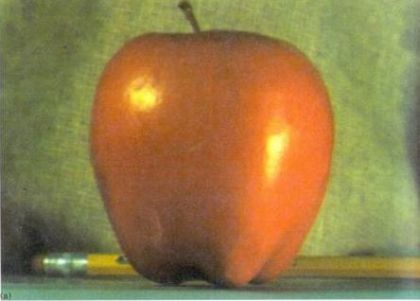
%> input picture Computer-Vision/paradoteo_CV_1-PYRAMIDS/apple.jpg, 420 x 301 px
$ octave dimiourgia_gkaousianis_pyramidas_erwthma_4.m   (GNU Octave 9; MATLAB toolbox functions it lacks are replaced by stand-ins)
%> lines starting %> are read from the running program, lines starting %| are printed output that depends on the picture
% 1Η ΠΕΡΙΠΤΩΣΗ: ΕΙΚΟΝΑ

% Load the image
fruit = imread('apple.jpg');
%> fruit is the input picture: size 301x420x3 uint8; mean R, G, B 147.5, 123.8, 72.9

% αριθμός επιπέδων πυραμίδας
num_levels = 8;

% αρχικοποίηση Gaussian pyramid
pyramid = cell(1, num_levels);
pyramid{1} = fruit;

% ορισμός του Gaussian kernel
gaussian_kernel = fspecial('gaussian', [5, 5], 1);

% κατασκευή Gaussian pyramid
for lvl = 2:num_levels
    % συνέλιξη της εικόνας με το gaussian kernel
    smoothed_image = imfilter(pyramid{lvl-1}, gaussian_kernel, 'replicate');

    % υπο-δειγματοληψία της smoothed εικόνας με χρήση του kronecker γινομένου
    downsampled_image = smoothed_image(1:2:end, 1:2:end, :);

    % αποθηκευση της downsampled εικόνας
    pyramid{lvl} = downsampled_image;
end
%> this loop made 7 passes
%> pass 2, `downsampled_image = smoothed_image(1:2:end, 1:2:end, :);`:
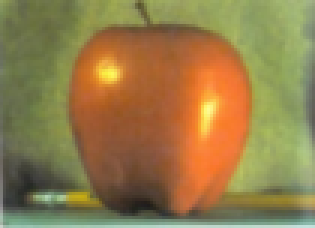
%> downsampled_image: size 76x105x3 uint8 (shown 3 times larger); mean R, G, B 147.7, 124.5, 73.8
%> after the loop, pyramid = 8 items


% αναπαράσταση των πυραμίδων και της εικόνας σε κάθε πυραμίδα
for lvl = 1:num_levels
    figure(lvl)
    imshow(pyramid{lvl})
    title(['Level ', num2str(lvl)])
end


% ο απο πάνω βρόχος, αλλά σε ένα plot όλες οι εικόνες ολων των πυραμιδων
% διπλα-διπλα
figure;
for lvl = 1:num_levels
    subplot(2, 4, lvl);
    imshow(pyramid{lvl});
    title(['Level ', num2str(lvl)]);
end
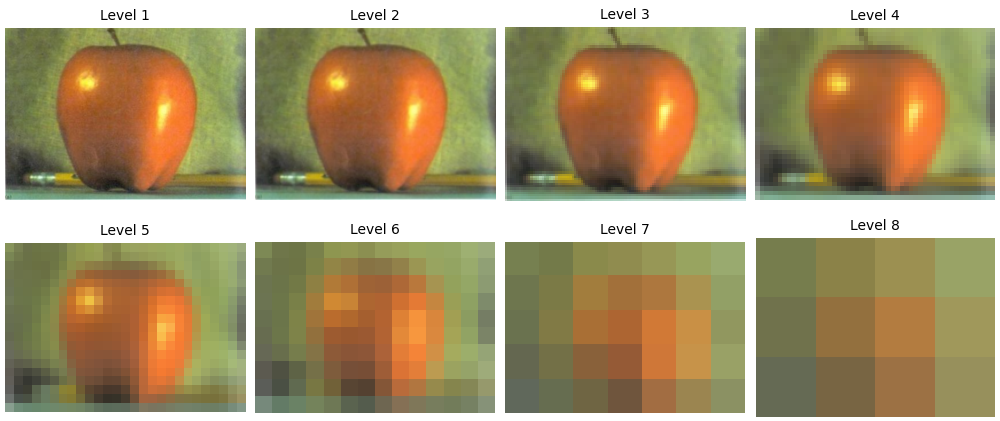
%> figure redrawn from the program's plot data, 8 panels


%%%%%%%%%%%%%%%%%%%%%%%%%%%%%%%%%%%%%%%%%%%%%%%%%%%%%%%

%2Η ΠΕΡΙΠΤΩΣΗ: ΔΙΑΝΥΣΜΑ

% Ορισμος του 1-dimensional signal
signal = [1 2 3 4 5 6 7 8];

% αριθμός επιπέδων πυραμίδας
num_levels = 8;

% αρχικοποίηση Gaussian pyramid
pyramid = cell(1, num_levels);
pyramid{1} = signal;

% ορισμός του Gaussian kernel
gaussian_kernel = fspecial('gaussian', [1, 5], 1);

% κατασκευή Gaussian pyramid
for lvl = 2:num_levels
     % συνέλιξη του σηματος με το gaussian kernel
    smoothed_signal = conv(pyramid{lvl-1}, gaussian_kernel, 'same');

    % υπο-δειγματοληψία της smoothed εικόνας με χρήση του kronecker γινομένου
    downsampled_signal = smoothed_signal(1:2:end);

     % αποθηκευση της downsampled εικόνας
    pyramid{lvl} = downsampled_signal;
end

% σε ένα plot όλες οι εικόνες ολων των πυραμιδων διπλα-διπλα
figure;
for lvl = 1:num_levels
    subplot(1, num_levels, lvl);
    stem(pyramid{lvl});
    title(['Level ', num2str(lvl)]);
    xlabel('Sample Index');
    ylabel('Amplitude');
end
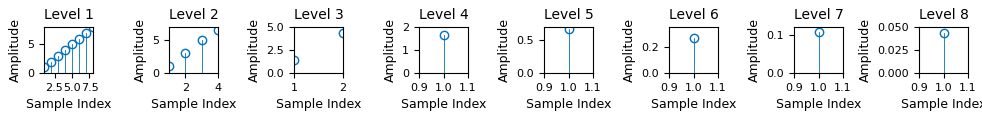
%> figure redrawn from the program's plot data, 8 panels

$ run again, with Computer-Vision/paradoteo_CV_1-PYRAMIDS/bench.jpg copied over Computer-Vision/paradoteo_CV_1-PYRAMIDS/apple.jpg
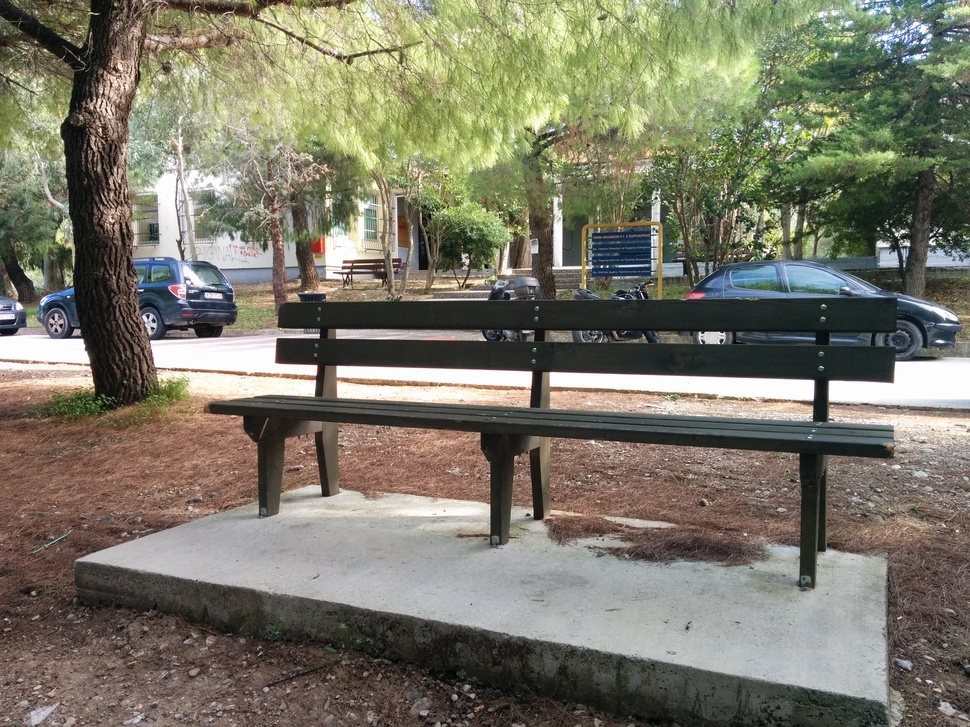
%> input picture Computer-Vision/paradoteo_CV_1-PYRAMIDS/bench.jpg, 970 x 727 px, shrunk from 3264 x 2448 before the run
%> fruit is the input picture: size 727x970x3 uint8; mean R, G, B 122.5, 120.1, 104.3
%> the loop `for lvl = 2:num_levels` made 7 passes
%> pass 1, `downsampled_image = smoothed_image(1:2:end, 1:2:end, :);`:
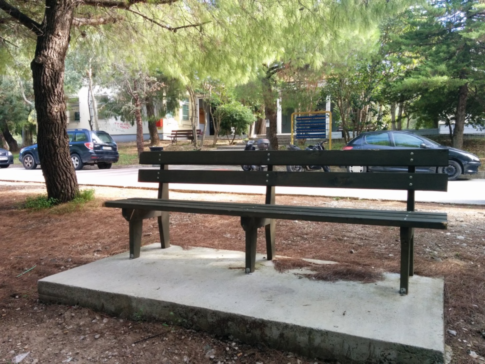
%> downsampled_image: size 364x485x3 uint8; mean R, G, B 122.5, 120.1, 104.2
%> pass 2, `downsampled_image = smoothed_image(1:2:end, 1:2:end, :);`:
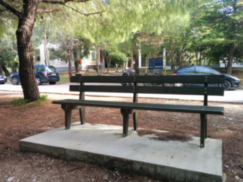
%> downsampled_image: size 182x243x3 uint8; mean R, G, B 122.5, 120.1, 104.3
%> after the loop `for lvl = 2:num_levels`: pyramid = 8 items

$ run again, with Computer-Vision/paradoteo_CV_1-PYRAMIDS/black.jpg copied over Computer-Vision/paradoteo_CV_1-PYRAMIDS/apple.jpg
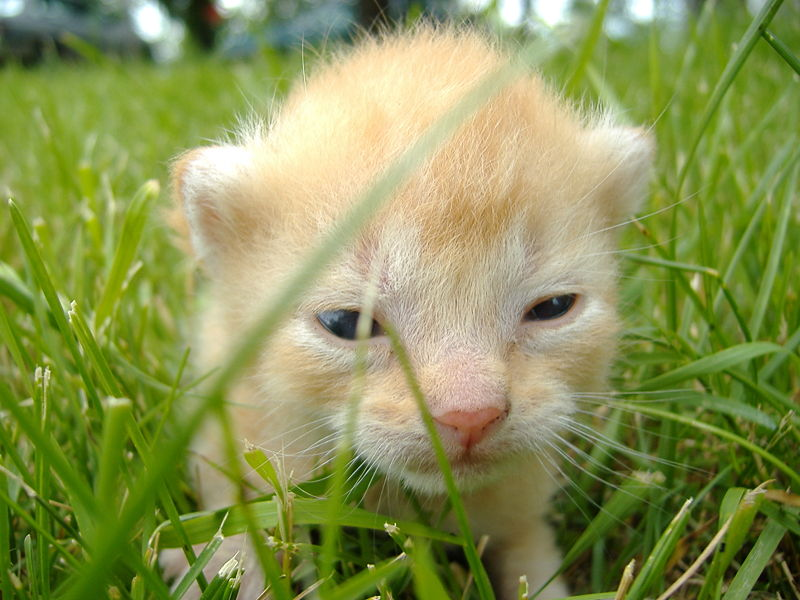
%> input picture Computer-Vision/paradoteo_CV_1-PYRAMIDS/black.jpg, 800 x 600 px
%> fruit is the input picture: size 600x800x3 uint8; mean R, G, B 137.2, 147.4, 84
%> the loop `for lvl = 2:num_levels` made 7 passes
%> pass 2, `smoothed_image = imfilter(pyramid{lvl-1}, gaussian_kernel, 'replicate');`:
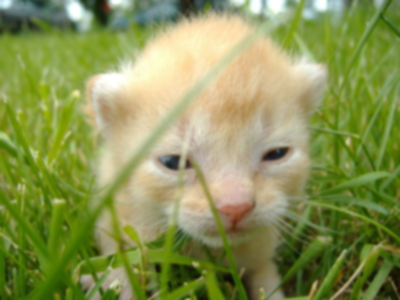
%> smoothed_image: size 300x400x3 uint8; mean R, G, B 137.3, 147.5, 84.1; mean of the top-left, top-right, bottom-left and bottom-right quarters 147.9, 145.7, 104.9, 93.3
%> pass 2, `downsampled_image = smoothed_image(1:2:end, 1:2:end, :);`:
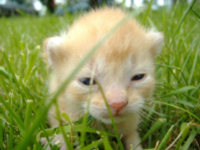
%> downsampled_image: size 150x200x3 uint8; mean R, G, B 137.4, 147.6, 84.3
%> after the loop `for lvl = 2:num_levels`: pyramid = 8 items
